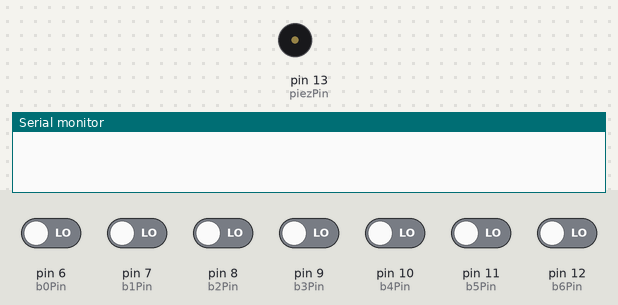
Bench run of a sketch on a simulated Arduino Uno, built with avr-gcc and run on an emulated ATmega328P. Parts: buzzer (waves = sounding), the last lines printed to the serial monitor. Inputs (shaded band) come from the test bench; at power-on: pin 6 (b0Pin), pin 7 (b1Pin), pin 8 (b2Pin), pin 9 (b3Pin), pin 10 (b4Pin), pin 11 (b5Pin), pin 12 (b6Pin) LOW.

Above: at 1.2 s.
1.3 s: pin 6 (b0Pin) driven HIGH
At 2.4 s:
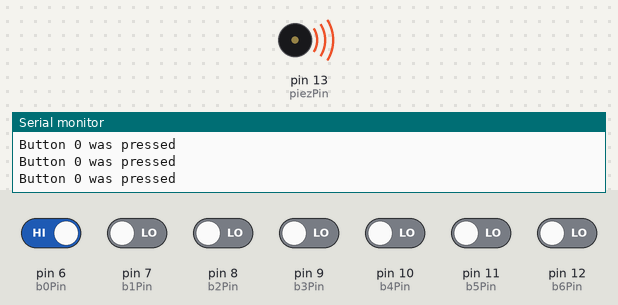
2.8 s: pin 6 (b0Pin) driven LOW
At 3.6 s:
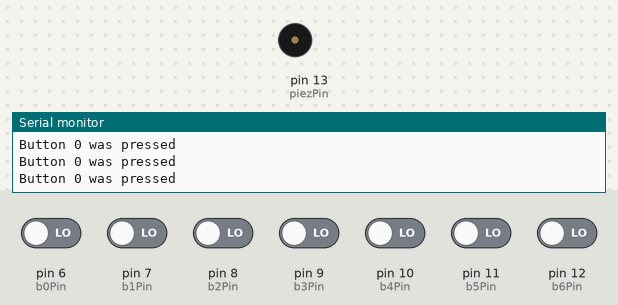
4.3 s: pin 7 (b1Pin) driven HIGH
At 4.6 s:
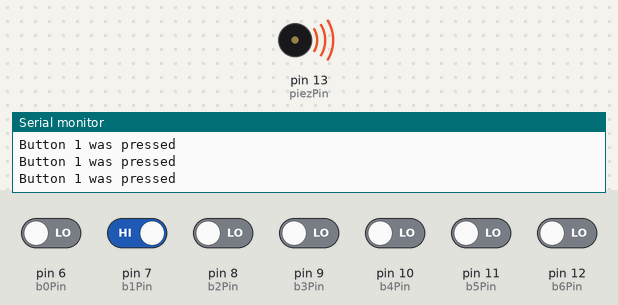
5.8 s: pin 7 (b1Pin) driven LOW
At 7.0 s:
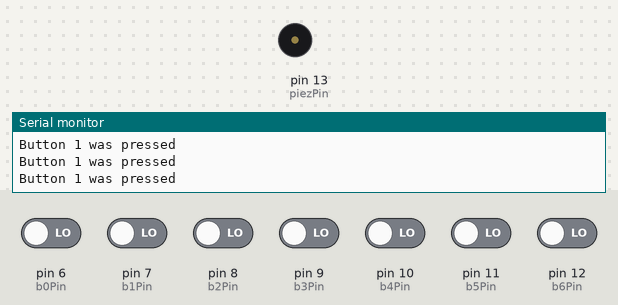
7.3 s: pin 8 (b2Pin) driven HIGH
At 8.1 s:
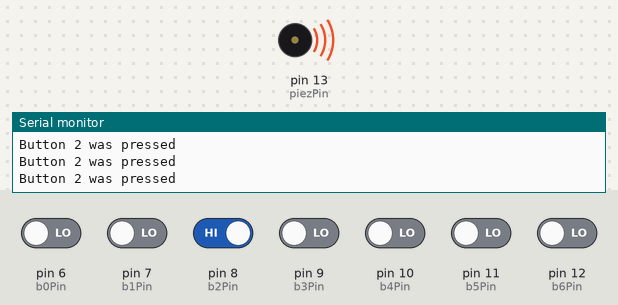
Timing chart, 0 to 9.8 s (numbered marks = the images above; inputs shaded):
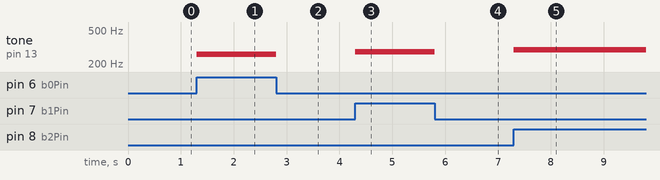

The sketch:

Keyboard_Piezo.ino
```cpp
int piezPin = 13, noteLen = 10, dly = 100, b0Pin = 6, b1Pin = 7, b2Pin = 8, b3Pin = 9, b4Pin = 10, b5Pin = 11, b6Pin = 12, b0St = 0, b1St = 0, b2St = 0, b3St = 0, b4St = 0, b5St = 0, b6St = 0;
int notes[] = {261, 277, 294, 311, 330, 349, 370, 392, 415, 440};
//            mid C  C#   D    D#   E    F    F#   G    G#   A
String b0S = "Button 0 was pressed", b1S = "Button 1 was pressed", b2S = "Button 2 was pressed", b3S = "Button 3 was pressed", b4S = "Button 4 was pressed", b5S = "Button 5 was pressed", b6S = "Button 6 was pressed";
void setup() {
  // put your setup code here, to run once:
  Serial.begin(9600);
  pinMode(b0Pin, INPUT);
  pinMode(b1Pin, INPUT);
  pinMode(b2Pin, INPUT);
  pinMode(b3Pin, INPUT);
  pinMode(b4Pin, INPUT);
  pinMode(b5Pin, INPUT);
  pinMode(b6Pin, INPUT);
}

void loop() {
  // put your main code here, to run repeatedly:
  b0St = digitalRead(b0Pin);
  b1St = digitalRead(b1Pin);
  b2St = digitalRead(b2Pin);
  b3St = digitalRead(b3Pin);
  b4St = digitalRead(b4Pin);
  b5St = digitalRead(b5Pin);
  b6St = digitalRead(b6Pin);

  if (b0St == HIGH) {
    tone(piezPin, notes[0]);
    Serial.println(b0S);
    delay(dly);
  }

  else if (b1St == HIGH) {
    tone(piezPin, notes[1]);
    Serial.println(b1S);
    delay(dly);
  }
  else if (b2St == HIGH) {
    tone(piezPin, notes[2]);
    Serial.println(b2S);
    delay(dly);
  }

  else if (b3St == HIGH) {
    tone(piezPin, notes[3]);
    Serial.println(b3S);
    delay(dly);
  }

  else if (b4St == HIGH) {
    tone(piezPin, notes[4]);
    Serial.println(b4S);
    delay(dly);
  }

  else if (b5St == HIGH) {
    tone(piezPin, notes[5]);
    Serial.println(b5S);
    delay(dly);
  }

  else if (b6St == HIGH) {
    tone(piezPin, notes[6]);
    Serial.println(b6S);
    delay(dly);
  }

  else {
    noTone(piezPin);
  }
}
```

Measured:
- after the input at 1.3 s, tone on pin 13 (piezPin): silent → 261 Hz at once
- after the input at 2.8 s, tone on pin 13 (piezPin): 261 Hz → silent at once
- after the input at 4.3 s, tone on pin 13 (piezPin): silent → 277 Hz at once
- after the input at 5.8 s, tone on pin 13 (piezPin): 277 Hz → silent at once
- after the input at 7.3 s, tone on pin 13 (piezPin): silent → 294 Hz at once
